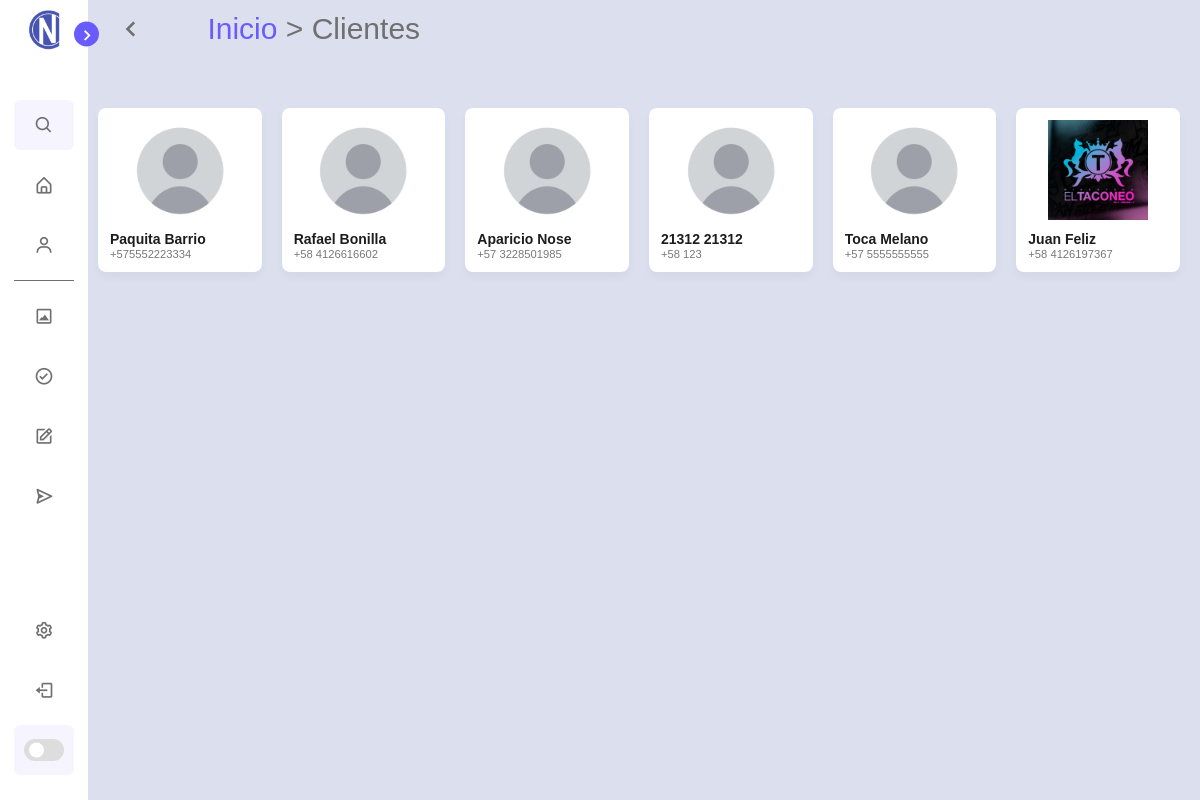
Page /Clients (signed in) on the committed database.
### tables this page shows
CREATE TABLE clientProject ( projectClientId INTEGER PRIMARY KEY AUTOINCREMENT, projectClientName TEXT, projectClientNumber TEXT );

### App.py (the view)
@app.route("/Clients")
def clients():
    clients=try_clients()
    return  clients

### App.py (called while the page is built)
@app.before_request
def before_request():
    if "username" in session:
        g.user = session["username"]
    else:
        g.user = ["vacio","vacio"]

### library/DB.py (called while the page is built)
def get_clients():
    conn = sqlite3.connect('library/database.db')
    cursor = conn.cursor()
    cursor.execute("SELECT projectClientName,ProjectClientNumber,projectClientId FROM clientProject")
    filas = cursor.fetchall()
    clientes= []
    for elemento in filas:
        if elemento not in clientes:
            clientes.append(elemento)
    return clientes

### library/URLs.py (called while the page is built)
def try_clients():
    if g.user==["vacio","vacio"]:
        flash("Debe de iniciar sesión primero.")
        return redirect(url_for('login'))
    else:
        cliente=get_clients()
        return render_template("clients.html",user=g.user,cliente=cliente,os=os)

### templates/clients.html (shortened to what this page needs)
<!DOCTYPE html>
<html lang="en">
<head>
    <link rel="stylesheet" href="../static/css/clients.css">
    <link rel="stylesheet" href="../static/css/scrollbar.css">
    <link rel="stylesheet" href="https://cdnjs.cloudflare.com/ajax/libs/font-awesome/6.4.2/css/all.min.css">
    <link href='https://unpkg.com/boxicons@2.1.1/css/boxicons.min.css' rel='stylesheet'>
</head>
<body>
    <nav class="sidebar close">
        <header>
            <div class="image-text">
                <span class="image">
                    <img src="../static/img/icon.ico" alt="iconcopy">
                </span>
            </div>
            <i class='bx bx-chevron-right toggle'></i>
        </header>
        <div class="menu-bar">
            <div class="menu">
                <li class="search-box">
                    <i class='bx bx-search icon'></i>
                </li>
                <ul class="menu-links" id="home">
                    <li class="nav-link">
                        <a href="{{ url_for('home') }}">
                            <i class='bx bx-home-alt icon'></i>
                        </a>
                    </li>
                    <li class="nav-link" id="client">
                        <a href="{{ url_for('clients') }}">
                            <i class='bx bx-user icon'></i>
                        </a>
                    </li>
                </ul>
                <hr class="separator">
                <ul class="menu-links">
                    <li class="nav-link" id="diseño">
                        <a href="{{ url_for('design') }}">
                            <i class='bx bx-image-alt icon'></i>
                        </a>
                    </li>
                    <li class="nav-link" id="aprobacion">
                        <a href="{{ url_for('approval') }}">
                            <i class='bx bx-check-circle icon'></i>
                        </a>
                    </li>
                    <li class="nav-link" id="elaboracion">
                        <a href="{{ url_for('crafting') }}">
                            <i class='bx bx-edit icon'></i>
                        </a>
                    </li>
                    <li class="nav-link" id="entrega">
                        <a href="{{ url_for('ending') }}">
                            <i class='bx bx-send icon'></i>
                        </a>
                    </li>
                </ul>
            </div>
            <div class="bottom-content">
                <li class="">
                    <a href="{{ url_for('settings') }}">
                        <i class='bx bx-cog icon'></i>
                    </a>
                <li class="">
                    <a href="{{ url_for('logout') }}">
                        <i class='bx bx-log-out icon'></i>
                    </a>
                </li>
                <li class="mode">
                    <div class="toggle-switch">
                        <span class="switch"></span>
                    </div>
                </li>
            </div>
        </div>
    </nav>
    <section class="home">
        <div class="home-header">
            <div class="back-button">
                <a href="/home" class="back-btn">
                    <i class='bx bx-chevron-left'></i>
                </a>
                <div class="text">
                    <a href="/home" style="color: #695cfe; text-decoration: none;">Inicio</a> > Clientes
                </div>
            </div>
        </div>
        <div class="card-list-client">
            {% for item in cliente %}
            <a href="{{ url_for('client', client=item[0] )}}" style="text-decoration: none;" class="client-link">
                <div class="card-client">
                    {% if os.path.exists('uploads/' + item[0] + '.png') %}
                        <img src="../uploads/{{item[0]}}.png" alt="User Image">
                    {% else %}
                        <img src="../static/img/user-default.png" alt="User Image">
                    {% endif %}
                    <p class="default-client-name">{{item[0]}}</p>
                    <p class="client-company">{{item[1]}}</p>
                </div>
            </a>
            {% endfor %}
    </section>
  </body>
</html>

### rows in the picture
clientProject: projectClientName "Paquita Barrio", projectClientNumber "+575552223334"
clientProject: projectClientName "Rafael Bonilla", projectClientNumber "+58 4126616602"
clientProject: projectClientName "Aparicio Nose", projectClientNumber "+57 3228501985"
clientProject: projectClientName "21312 21312", projectClientNumber "+58 123"
clientProject: projectClientName "Toca Melano", projectClientNumber "+57 5555555555"
clientProject: projectClientName (picture), projectClientName "Juan Feliz", projectClientNumber "+58 4126197367"
